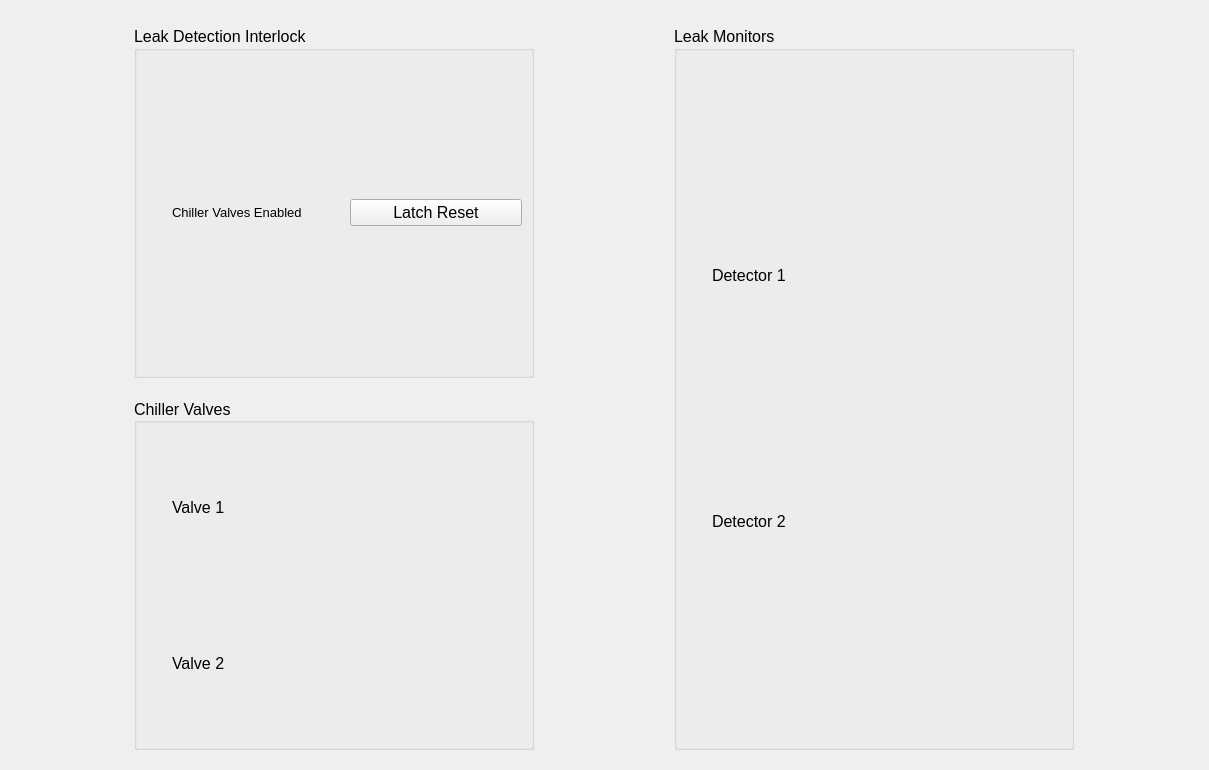
<?xml version="1.0" encoding="UTF-8"?>
<ui version="4.0">
 <class>Form</class>
 <widget class="QWidget" name="Form">
  <property name="geometry">
   <rect>
    <x>0</x>
    <y>0</y>
    <width>1209</width>
    <height>770</height>
   </rect>
  </property>
  <property name="sizePolicy">
   <sizepolicy hsizetype="MinimumExpanding" vsizetype="Preferred">
    <horstretch>0</horstretch>
    <verstretch>0</verstretch>
   </sizepolicy>
  </property>
  <property name="minimumSize">
   <size>
    <width>0</width>
    <height>0</height>
   </size>
  </property>
  <property name="windowTitle">
   <string>FTL Leak Detection System Overview</string>
  </property>
  <layout class="QVBoxLayout" name="verticalLayout_3">
   <property name="leftMargin">
    <number>0</number>
   </property>
   <property name="rightMargin">
    <number>0</number>
   </property>
   <item>
    <widget class="PyDMEmbeddedDisplay" name="PyDMEmbeddedDisplay">
     <property name="sizePolicy">
      <sizepolicy hsizetype="Expanding" vsizetype="Fixed">
       <horstretch>0</horstretch>
       <verstretch>0</verstretch>
      </sizepolicy>
     </property>
     <property name="minimumSize">
      <size>
       <width>0</width>
       <height>0</height>
      </size>
     </property>
     <property name="maximumSize">
      <size>
       <width>16777215</width>
       <height>30</height>
      </size>
     </property>
     <property name="toolTip">
      <string/>
     </property>
     <property name="frameShape">
      <enum>QFrame::NoFrame</enum>
     </property>
     <property name="macros" stdset="0">
      <string>{&quot;TITLE&quot;:&quot;System Overview&quot;}</string>
     </property>
     <property name="filename" stdset="0">
      <string>./widgets/header.ui</string>
     </property>
    </widget>
   </item>
   <item>
    <layout class="QHBoxLayout" name="horizontalLayout_3" stretch="1,1">
     <property name="spacing">
      <number>15</number>
     </property>
     <property name="leftMargin">
      <number>9</number>
     </property>
     <property name="topMargin">
      <number>9</number>
     </property>
     <property name="rightMargin">
      <number>9</number>
     </property>
     <property name="bottomMargin">
      <number>9</number>
     </property>
     <item>
      <layout class="QVBoxLayout" name="Col1" stretch="7,7">
       <property name="spacing">
        <number>20</number>
       </property>
       <item>
        <widget class="QGroupBox" name="Interlocks">
         <property name="font">
          <font>
           <pointsize>12</pointsize>
          </font>
         </property>
         <property name="title">
          <string>Leak Detection Interlock</string>
         </property>
         <layout class="QVBoxLayout" name="verticalLayout_8">
          <item>
           <layout class="QHBoxLayout" name="horizontalLayout_16">
            <item>
             <widget class="PyDMByteIndicator" name="AmphosShutterStatus">
              <property name="minimumSize">
               <size>
                <width>20</width>
                <height>20</height>
               </size>
              </property>
              <property name="maximumSize">
               <size>
                <width>20</width>
                <height>20</height>
               </size>
              </property>
              <property name="toolTip">
               <string/>
              </property>
              <property name="channel" stdset="0">
               <string>ca://${P}:LEAK_MONITOR:LEAK_FOUND_RBV</string>
              </property>
              <property name="onColor" stdset="0">
               <color>
                <red>255</red>
                <green>0</green>
                <blue>0</blue>
               </color>
              </property>
              <property name="offColor" stdset="0">
               <color>
                <red>0</red>
                <green>255</green>
                <blue>0</blue>
               </color>
              </property>
              <property name="showLabels" stdset="0">
               <bool>false</bool>
              </property>
              <property name="circles" stdset="0">
               <bool>false</bool>
              </property>
             </widget>
            </item>
            <item>
             <widget class="PyDMLabel" name="AmphosShutterLbl">
              <property name="font">
               <font>
                <pointsize>10</pointsize>
               </font>
              </property>
              <property name="toolTip">
               <string/>
              </property>
              <property name="text">
               <string>Chiller Valves Enabled</string>
              </property>
             </widget>
            </item>
            <item>
             <widget class="PyDMPushButton" name="PyDMPushButton_6">
              <property name="toolTip">
               <string/>
              </property>
              <property name="text">
               <string>Latch Reset</string>
              </property>
              <property name="channel" stdset="0">
               <string>ca://${P}:VALVE:RESET</string>
              </property>
              <property name="showConfirmDialog" stdset="0">
               <bool>true</bool>
              </property>
              <property name="confirmMessage" stdset="0">
               <string>Are you sure you want to release latched valves?</string>
              </property>
              <property name="pressValue" stdset="0">
               <string>1</string>
              </property>
             </widget>
            </item>
           </layout>
          </item>
         </layout>
        </widget>
       </item>
       <item>
        <widget class="QGroupBox" name="ChillerLoops">
         <property name="sizePolicy">
          <sizepolicy hsizetype="MinimumExpanding" vsizetype="MinimumExpanding">
           <horstretch>3</horstretch>
           <verstretch>5</verstretch>
          </sizepolicy>
         </property>
         <property name="maximumSize">
          <size>
           <width>400</width>
           <height>16777215</height>
          </size>
         </property>
         <property name="font">
          <font>
           <pointsize>12</pointsize>
          </font>
         </property>
         <property name="title">
          <string>Chiller Valves</string>
         </property>
         <property name="alignment">
          <set>Qt::AlignLeading|Qt::AlignLeft|Qt::AlignVCenter</set>
         </property>
         <layout class="QVBoxLayout" name="verticalLayout_4" stretch="0,0">
          <property name="spacing">
           <number>6</number>
          </property>
          <item>
           <layout class="QHBoxLayout" name="horizontalLayout_24">
            <item>
             <widget class="PyDMByteIndicator" name="PyDMByteIndicator_14">
              <property name="minimumSize">
               <size>
                <width>20</width>
                <height>20</height>
               </size>
              </property>
              <property name="maximumSize">
               <size>
                <width>20</width>
                <height>20</height>
               </size>
              </property>
              <property name="toolTip">
               <string/>
              </property>
              <property name="channel" stdset="0">
               <string>ca://${P}:VALVE:01_RBV</string>
              </property>
              <property name="onColor" stdset="0">
               <color>
                <red>0</red>
                <green>255</green>
                <blue>0</blue>
               </color>
              </property>
              <property name="offColor" stdset="0">
               <color>
                <red>255</red>
                <green>0</green>
                <blue>0</blue>
               </color>
              </property>
              <property name="showLabels" stdset="0">
               <bool>false</bool>
              </property>
             </widget>
            </item>
            <item>
             <widget class="PyDMLabel" name="PyDMLabel_12">
              <property name="toolTip">
               <string/>
              </property>
              <property name="text">
               <string>Valve 1</string>
              </property>
             </widget>
            </item>
           </layout>
          </item>
          <item>
           <layout class="QHBoxLayout" name="horizontalLayout_23">
            <item>
             <widget class="PyDMByteIndicator" name="PyDMByteIndicator_15">
              <property name="minimumSize">
               <size>
                <width>20</width>
                <height>20</height>
               </size>
              </property>
              <property name="maximumSize">
               <size>
                <width>20</width>
                <height>20</height>
               </size>
              </property>
              <property name="toolTip">
               <string/>
              </property>
              <property name="channel" stdset="0">
               <string>ca://${P}:VALVE:02_RBV</string>
              </property>
              <property name="onColor" stdset="0">
               <color>
                <red>0</red>
                <green>255</green>
                <blue>0</blue>
               </color>
              </property>
              <property name="offColor" stdset="0">
               <color>
                <red>255</red>
                <green>0</green>
                <blue>0</blue>
               </color>
              </property>
              <property name="showLabels" stdset="0">
               <bool>false</bool>
              </property>
             </widget>
            </item>
            <item>
             <widget class="PyDMLabel" name="PyDMLabel_15">
              <property name="toolTip">
               <string/>
              </property>
              <property name="text">
               <string>Valve 2</string>
              </property>
             </widget>
            </item>
           </layout>
          </item>
         </layout>
        </widget>
       </item>
      </layout>
     </item>
     <item>
      <layout class="QVBoxLayout" name="Col3" stretch="12">
       <property name="spacing">
        <number>20</number>
       </property>
       <item>
        <widget class="QGroupBox" name="LeakMonitor">
         <property name="sizePolicy">
          <sizepolicy hsizetype="MinimumExpanding" vsizetype="MinimumExpanding">
           <horstretch>0</horstretch>
           <verstretch>0</verstretch>
          </sizepolicy>
         </property>
         <property name="maximumSize">
          <size>
           <width>400</width>
           <height>16777215</height>
          </size>
         </property>
         <property name="font">
          <font>
           <pointsize>12</pointsize>
          </font>
         </property>
         <property name="title">
          <string>Leak Monitors</string>
         </property>
         <layout class="QVBoxLayout" name="verticalLayout" stretch="1,1">
          <item>
           <layout class="QHBoxLayout" name="horizontalLayout_9">
            <item>
             <widget class="PyDMByteIndicator" name="PyDMByteIndicator_9">
              <property name="minimumSize">
               <size>
                <width>20</width>
                <height>20</height>
               </size>
              </property>
              <property name="maximumSize">
               <size>
                <width>20</width>
                <height>20</height>
               </size>
              </property>
              <property name="toolTip">
               <string/>
              </property>
              <property name="channel" stdset="0">
               <string>ca://${P}:DETECTOR:01_RBV</string>
              </property>
              <property name="onColor" stdset="0">
               <color>
                <red>0</red>
                <green>255</green>
                <blue>0</blue>
               </color>
              </property>
              <property name="offColor" stdset="0">
               <color>
                <red>255</red>
                <green>0</green>
                <blue>0</blue>
               </color>
              </property>
              <property name="showLabels" stdset="0">
               <bool>false</bool>
              </property>
             </widget>
            </item>
            <item>
             <widget class="PyDMLabel" name="PyDMLabel_19">
              <property name="maximumSize">
               <size>
                <width>16777215</width>
                <height>50</height>
               </size>
              </property>
              <property name="toolTip">
               <string/>
              </property>
              <property name="text">
               <string>Detector 1</string>
              </property>
             </widget>
            </item>
            <item>
             <spacer name="horizontalSpacer">
              <property name="orientation">
               <enum>Qt::Horizontal</enum>
              </property>
              <property name="sizeHint" stdset="0">
               <size>
                <width>40</width>
                <height>20</height>
               </size>
              </property>
             </spacer>
            </item>
           </layout>
          </item>
          <item>
           <layout class="QHBoxLayout" name="horizontalLayout_10">
            <property name="spacing">
             <number>6</number>
            </property>
            <property name="sizeConstraint">
             <enum>QLayout::SetNoConstraint</enum>
            </property>
            <item>
             <widget class="PyDMByteIndicator" name="PyDMByteIndicator_10">
              <property name="minimumSize">
               <size>
                <width>20</width>
                <height>20</height>
               </size>
              </property>
              <property name="maximumSize">
               <size>
                <width>20</width>
                <height>20</height>
               </size>
              </property>
              <property name="toolTip">
               <string/>
              </property>
              <property name="channel" stdset="0">
               <string>ca://${P}:DETECTOR:02_RBV</string>
              </property>
              <property name="onColor" stdset="0">
               <color>
                <red>0</red>
                <green>255</green>
                <blue>0</blue>
               </color>
              </property>
              <property name="offColor" stdset="0">
               <color>
                <red>255</red>
                <green>0</green>
                <blue>0</blue>
               </color>
              </property>
              <property name="showLabels" stdset="0">
               <bool>false</bool>
              </property>
              <property name="shift" stdset="0">
               <number>0</number>
              </property>
             </widget>
            </item>
            <item>
             <widget class="PyDMLabel" name="PyDMLabel_21">
              <property name="maximumSize">
               <size>
                <width>16777215</width>
                <height>50</height>
               </size>
              </property>
              <property name="toolTip">
               <string/>
              </property>
              <property name="text">
               <string>Detector 2</string>
              </property>
             </widget>
            </item>
            <item>
             <spacer name="horizontalSpacer_2">
              <property name="orientation">
               <enum>Qt::Horizontal</enum>
              </property>
              <property name="sizeHint" stdset="0">
               <size>
                <width>40</width>
                <height>20</height>
               </size>
              </property>
             </spacer>
            </item>
           </layout>
          </item>
         </layout>
        </widget>
       </item>
      </layout>
     </item>
    </layout>
   </item>
  </layout>
 </widget>
 <customwidgets>
  <customwidget>
   <class>PyDMLabel</class>
   <extends>QLabel</extends>
   <header>pydm.widgets.label</header>
  </customwidget>
  <customwidget>
   <class>PyDMByteIndicator</class>
   <extends>QWidget</extends>
   <header>pydm.widgets.byte</header>
  </customwidget>
  <customwidget>
   <class>PyDMEmbeddedDisplay</class>
   <extends>QFrame</extends>
   <header>pydm.widgets.embedded_display</header>
  </customwidget>
  <customwidget>
   <class>PyDMPushButton</class>
   <extends>QPushButton</extends>
   <header>pydm.widgets.pushbutton</header>
  </customwidget>
 </customwidgets>
 <resources/>
 <connections/>
</ui>
